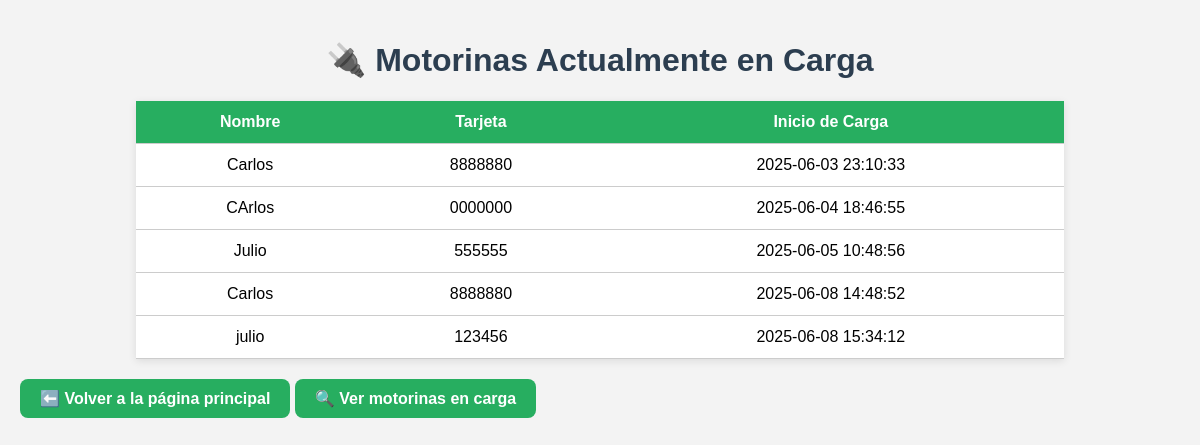
/activas, run on the app's committed database.
### tables this page shows
CREATE TABLE cargas (
            id INTEGER PRIMARY KEY AUTOINCREMENT,
            tarjeta TEXT,
            nombre TEXT,
            fecha TEXT
        , en_proceso INTEGER DEFAULT 1);

### Optativa/Componentes/app.py (the view)
@app.route("/activas")
def activas():
    conn = sqlite3.connect("cargas.db")
    c = conn.cursor()
    c.execute("SELECT nombre, tarjeta, fecha FROM cargas WHERE en_proceso = 1")
    activas = c.fetchall()
    conn.close()
    return render_template("activas.html", activas=activas)

### Optativa/Componentes/templates/activas.html (shortened to what this page needs)
<!DOCTYPE html>
<html>
<head>
</head>
<body>
    <h1>🔌 Motorinas Actualmente en Carga</h1>
    {% if activas %}
    <table>
        <tr>
            <th>Nombre</th>
            <th>Tarjeta</th>
            <th>Inicio de Carga</th>
        </tr>
        {% for nombre, tarjeta, fecha in activas %}
        <tr>
            <td>{{ nombre }}</td>
            <td>{{ tarjeta }}</td>
            <td>{{ fecha }}</td>
        </tr>
        {% endfor %}
    </table>
    {% else %}
    <p style="text-align:center; color:#999;">No hay motorinas cargando actualmente.</p>
    {% endif %}
    <a href="/" class="boton-volver">⬅️ Volver a la página principal</a>
    <a href="/activas" class="boton-volver">🔍 Ver motorinas en carga</a>
</body>
</html>

### Optativa/Componentes/templates/activas.html (style rules this page uses)
body { font-family: Arial, sans-serif; background-color: #f3f3f3; margin: 0; padding: 20px; }
h1 { text-align: center; color: #2c3e50; }
table { margin: 0 auto; width: 80%; border-collapse: collapse; background-color: white; box-shadow: 0 2px 8px rgba(0, 0, 0, 0.1); }
th, td { padding: 12px; text-align: center; border-bottom: 1px solid #ccc; }
th { background-color: #27ae60; color: white; }
a { display: block; text-align: center; margin-top: 20px; color: #27ae60; font-weight: bold; text-decoration: none; }
.boton-volver { display: inline-block; margin: 20px auto; padding: 10px 20px; background-color: #27ae60; color: white; font-weight: bold; border-radius: 8px; text-decoration: none; }

### data on the page
cargas: nombre "Carlos", tarjeta "8888880", fecha "2025-06-03 23:10:33"
cargas: nombre "CArlos", tarjeta "0000000", fecha "2025-06-04 18:46:55"
cargas: nombre "Julio", tarjeta "555555", fecha "2025-06-05 10:48:56"
cargas: nombre "Carlos", tarjeta "8888880", fecha "2025-06-08 14:48:52"
cargas: nombre "julio", tarjeta "123456", fecha "2025-06-08 15:34:12"
